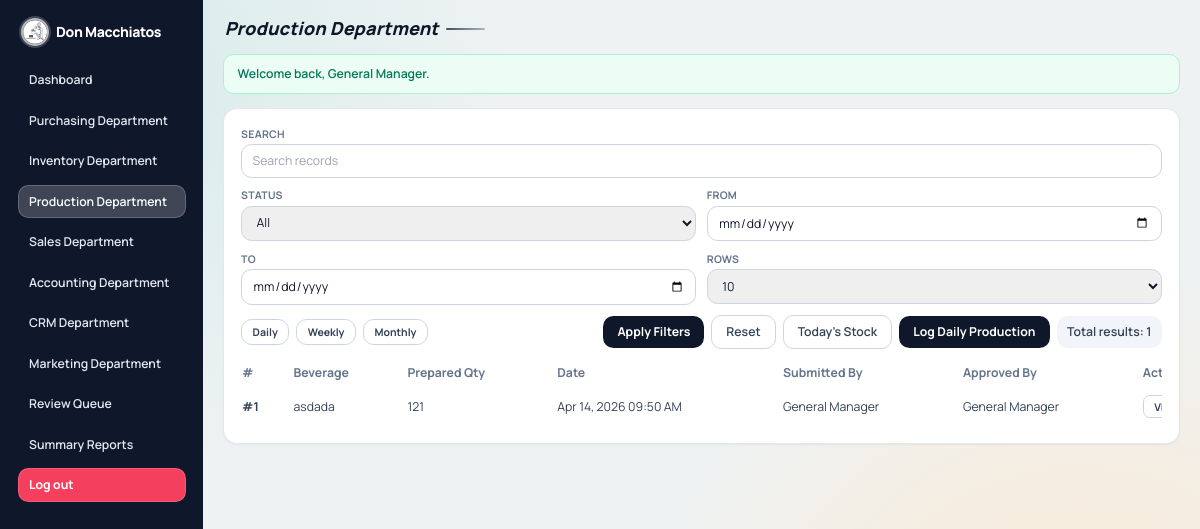
/department.php?dept=production (signed in), run on the app's committed database.
### tables this page shows
CREATE TABLE `production_logs` (
  `id` int(10) UNSIGNED NOT NULL,
  `beverage_name` varchar(120) NOT NULL,
  `quantity_prepared` int(10) UNSIGNED NOT NULL,
  `inventory_item_id` int(10) UNSIGNED DEFAULT NULL,
  `ingredient_item_ids` text DEFAULT NULL,
  `ingredient_used_qty` decimal(12,2) NOT NULL DEFAULT 0.00,
  `notes` text DEFAULT NULL,
  `status` enum('pending','approved','rejected') NOT NULL DEFAULT 'pending',
  `submitted_by` int(10) UNSIGNED DEFAULT NULL,
  `approved_by` int(10) UNSIGNED DEFAULT NULL,
  `approval_note` text DEFAULT NULL,
  `approved_at` datetime DEFAULT NULL,
  `created_at` datetime NOT NULL DEFAULT current_timestamp(),
  `updated_at` datetime NOT NULL DEFAULT current_timestamp() ON UPDATE current_timestamp()
);

CREATE TABLE `users` (
  `id` int(10) UNSIGNED NOT NULL,
  `full_name` varchar(120) NOT NULL,
  `username` varchar(60) NOT NULL,
  `password_hash` varchar(255) NOT NULL,
  `role` enum('general_manager','department_head') NOT NULL,
  `department` enum('purchasing','inventory','production','sales','accounting','crm','marketing') DEFAULT NULL,
  `created_at` datetime NOT NULL DEFAULT current_timestamp(),
  `updated_at` datetime NOT NULL DEFAULT current_timestamp() ON UPDATE current_timestamp()
);

### includes/functions.php (called while the page is built, shortened)
<?php
function e($value): string
{
    return htmlspecialchars((string) $value, ENT_QUOTES, 'UTF-8');
}
function department_configs(): array
{
    global $DEPARTMENT_CONFIG;
    return $DEPARTMENT_CONFIG;
}
function department_config(string $departmentKey): ?array
{
    $configs = department_configs();
    return $configs[$departmentKey] ?? null;
}
function fetch_active_beverage_recipes(PDO $pdo): array
{
    $rows = $pdo->query("SELECT
            br.beverage_name,
            bri.required_qty,
            i.item_name,
            i.unit
        FROM beverage_recipes br
        LEFT JOIN beverage_recipe_items bri ON bri.recipe_id = br.id
        LEFT JOIN inventory_items i ON i.id = bri.inventory_item_id
        WHERE br.status = 'active'
        ORDER BY br.beverage_name ASC, i.item_name ASC")
        ->fetchAll();
    $recipes = [];
    foreach ($rows as $row) {
        $recipeName = (string) ($row['beverage_name'] ?? '');
        if (!isset($recipes[$recipeName])) {
            $recipes[$recipeName] = [
                'beverage_name' => $recipeName,
                'ingredients' => [],
            ];
        }
        $itemName = trim((string) ($row['item_name'] ?? ''));
        $ingredientLabel = $itemName;
        $recipes[$recipeName]['ingredients'][] = $ingredientLabel;
    }
    $results = [];
    foreach ($recipes as $recipe) {
        $ingredients = $recipe['ingredients'];
        $recipe['ingredients_label'] = $ingredients !== []
            ? 'Ingredients: ' . implode(', ', $ingredients)
            : 'Ingredients: Not set';
        unset($recipe['ingredients']);
        $results[] = $recipe;
    }
    return $results;
}
function format_table_value(string $column, $value): string
{
    if (in_array($column, ['created_at', 'updated_at', 'approved_at', 'last_purchase_at', 'paid_at'], true)) {
        $timestamp = strtotime((string) $value);
        return $timestamp ? date('M d, Y h:i A', $timestamp) : (string) $value;
    }
    return (string) $value;
}
function query_with(array $base, array $changes = [], array $remove = []): string
{
    $query = $base;
    foreach ($changes as $key => $value) {
        $query[$key] = $value;
    }
    foreach ($remove as $key) {
        unset($query[$key]);
    }
    return http_build_query($query);
}

### department.php (the view, shortened to what this page needs)
<?php
$department = $_GET['dept'] ?? '';
$config = department_config($department);
$pdo = db();
$table = $config['table'];
$search = trim((string) ($_GET['q'] ?? ''));
$statusFilter = (string) ($_GET['status'] ?? 'all');
$dateFrom = (string) ($_GET['from'] ?? '');
$dateTo = (string) ($_GET['to'] ?? '');
$rangeFilter = (string) ($_GET['range'] ?? 'all');
$page = max(1, (int) ($_GET['page'] ?? 1));
$perPage = (int) ($_GET['per_page'] ?? 10);
$allowedPerPage = [10, 25, 50, 100];
$statusOptions = ['all', 'pending', 'approved', 'rejected'];
if (!preg_match('/^\d{4}-\d{2}-\d{2}$/', $dateFrom)) {
    $dateFrom = '';
}
if (!preg_match('/^\d{4}-\d{2}-\d{2}$/', $dateTo)) {
    $dateTo = '';
}
$isInventoryDepartment = $department === 'inventory';
$isAccountingDepartment = $department === 'accounting';
$isCrmDepartment = $department === 'crm';
$showCreateModal = !$isInventoryDepartment && !$isAccountingDepartment && !$isCrmDepartment;
$showApplyResetButtons = !$isAccountingDepartment && !$isCrmDepartment;
$where = [];
$params = [];
$whereSql = $where ? ('WHERE ' . implode(' AND ', $where)) : '';
$countStmt = $pdo->prepare("SELECT COUNT(*)
    FROM {$table} t
    LEFT JOIN users su ON su.id = t.submitted_by
    LEFT JOIN users au ON au.id = t.approved_by
    {$whereSql}");
$countStmt->execute($params);
$totalRows = (int) $countStmt->fetchColumn();
$offset = ($page - 1) * $perPage;
$stmt = $pdo->prepare("SELECT t.*, su.full_name AS submitted_name, au.full_name AS approved_name
    FROM {$table} t
    LEFT JOIN users su ON su.id = t.submitted_by
    LEFT JOIN users au ON au.id = t.approved_by
    {$whereSql}
    ORDER BY t.id DESC
    LIMIT {$perPage} OFFSET {$offset}");
$stmt->execute($params);
$rows = $stmt->fetchAll();
$inventoryMap = [];
$ingredientSelectionMap = [];
$createButtonLabel = (string) ($config['create_button_label'] ?? 'Create Record');
if (in_array($department, ['purchasing', 'production', 'sales'], true)) {
    $allInventoryItems = $pdo->query('SELECT id, item_name, stock_qty, unit, per_cup_qty, per_straw_qty, status FROM inventory_items ORDER BY item_name ASC')->fetchAll();
    foreach ($allInventoryItems as $item) {
        $itemId = (int) ($item['id'] ?? 0);
        $itemName = (string) ($item['item_name'] ?? '-');
        $stockQty = number_format((float) ($item['stock_qty'] ?? 0), 2);
        $unit = (string) ($item['unit'] ?? '');
        $perCupQty = number_format((float) ($item['per_cup_qty'] ?? 0), 2);
        $perStrawQty = number_format((float) ($item['per_straw_qty'] ?? 0), 2);
        $baseLabel = $itemName . ' (' . $stockQty . ' ' . $unit . ')';
        $inventoryMap[$itemId] = $baseLabel;
        $ingredientSelectionMap[$itemId] = $baseLabel . ' | Cup: ' . $perCupQty . ' | Straw: ' . $perStrawQty;
    }
}
if (in_array($department, ['production', 'sales'], true)) {
    $recipeOptions = fetch_active_beverage_recipes($pdo);
}
$formatIngredientSelection = static function ($value, ?array $record = null) use ($ingredientSelectionMap): string {
    $ids = normalize_inventory_item_ids($value);
    if ($ids === [] && $record !== null) {
        $ids = inventory_item_ids_from_record($record);
    }
    return format_inventory_item_selection($ids, $ingredientSelectionMap);
};
require_once __DIR__ . '/includes/layout_top.php';
?>
<section class="rounded-2xl border border-slate-200 bg-white p-5 shadow-sm">
    <form method="get" class="grid gap-3 md:grid-cols-2 xl:grid-cols-6">
        <div class="md:col-span-2 xl:col-span-2">
            <label class="block text-xs font-bold uppercase tracking-wide text-slate-500">Search</label>
            <input type="text" name="q" value="<?= e($search) ?>" placeholder="Search records" class="mt-1 w-full rounded-xl border border-slate-300 px-3 py-2 text-sm focus:border-brand-500 focus:outline-none focus:ring-2 focus:ring-brand-100" <?= $isAccountingDepartment ? 'disabled' : '' ?>>
        </div>
        <?php if (!$isAccountingDepartment): ?>
        <div>
            <label class="block text-xs font-bold uppercase tracking-wide text-slate-500">Status</label>
            <select name="status" class="mt-1 w-full rounded-xl border border-slate-300 px-3 py-2 text-sm focus:border-brand-500 focus:outline-none focus:ring-2 focus:ring-brand-100">
                <?php foreach ($statusOptions as $option): ?>
                    <option value="<?= e($option) ?>" <?= $statusFilter === $option ? 'selected' : '' ?>><?= e(ucfirst($option)) ?></option>
                <?php endforeach; ?>
            </select>
        </div>
        <div>
            <label class="block text-xs font-bold uppercase tracking-wide text-slate-500">From</label>
            <input type="date" name="from" value="<?= e($dateFrom) ?>" class="mt-1 w-full rounded-xl border border-slate-300 px-3 py-2 text-sm focus:border-brand-500 focus:outline-none focus:ring-2 focus:ring-brand-100">
        </div>
        <div>
            <label class="block text-xs font-bold uppercase tracking-wide text-slate-500">To</label>
            <input type="date" name="to" value="<?= e($dateTo) ?>" class="mt-1 w-full rounded-xl border border-slate-300 px-3 py-2 text-sm focus:border-brand-500 focus:outline-none focus:ring-2 focus:ring-brand-100">
        </div>
        <div>
            <label class="block text-xs font-bold uppercase tracking-wide text-slate-500">Rows</label>
            <select name="per_page" class="mt-1 w-full rounded-xl border border-slate-300 px-3 py-2 text-sm focus:border-brand-500 focus:outline-none focus:ring-2 focus:ring-brand-100">
                <?php foreach ($allowedPerPage as $size): ?>
                    <option value="<?= e((string) $size) ?>" <?= $perPage === $size ? 'selected' : '' ?>><?= e((string) $size) ?></option>
                <?php endforeach; ?>
            </select>
        </div>
        <?php endif; ?>
        <div class="md:col-span-2 xl:col-span-6 flex flex-wrap items-center gap-2">
            <div class="flex flex-wrap items-center gap-2">
                <?php foreach (['daily' => 'Daily', 'weekly' => 'Weekly', 'monthly' => 'Monthly'] as $rangeKey => $rangeLabel): ?>
                    <a href="department.php?<?= e(query_with($_GET, ['dept' => $department, 'range' => $rangeKey, 'page' => 1], ['from', 'to'])) ?>" class="rounded-xl px-3 py-1.5 text-xs font-bold <?= $rangeFilter === $rangeKey ? 'bg-slate-900 text-white' : 'border border-slate-300 bg-white text-slate-700 hover:bg-slate-50' ?>"><?= e($rangeLabel) ?></a>
                <?php endforeach; ?>
            </div>
            <div class="ml-auto flex flex-wrap items-center justify-end gap-2">
                <?php if ($showApplyResetButtons): ?>
                    <button type="submit" class="rounded-xl bg-slate-900 px-4 py-2 text-sm font-bold text-white hover:bg-slate-800">Apply Filters</button>
                    <a href="department.php?dept=<?= e($department) ?>" class="rounded-xl border border-slate-300 bg-white px-4 py-2 text-sm font-semibold text-slate-700 hover:bg-slate-50">Reset</a>
                    <?php if ($department === 'production'): ?>
                        <button type="button" onclick="openModal('modal-production-stock')" class="rounded-xl border border-slate-300 bg-white px-4 py-2 text-sm font-semibold text-slate-700 hover:bg-slate-50">Today's Stock</button>
                    <?php endif; ?>
                <?php endif; ?>
                <?php if ($showCreateModal): ?>
                    <button type="button" onclick="openModal('modal-create')" class="rounded-xl bg-slate-900 px-4 py-2 text-sm font-bold text-white hover:bg-slate-800"><?= e($createButtonLabel) ?></button>
                <?php endif; ?>
                <p class="rounded-xl bg-slate-100 px-3 py-2 text-sm font-semibold text-slate-700">Total results: <?= e((string) $totalRows) ?></p>
            </div>
        </div>
    </form>
    <?php if (!$isAccountingDepartment): ?>
    <div class="table-scroll mt-4">
        <table class="stack-table w-full min-w-[980px] text-sm">
            <thead>
            <tr class="text-left text-slate-500">
                <th class="pb-2 pr-4" data-priority="high">#</th>
                <?php foreach ($config['list_columns'] as $label => $column): ?>
                    <th class="pb-2 pr-4" data-priority="medium"><?= e($label) ?></th>
                <?php endforeach; ?>
                <th class="pb-2 pr-4" data-priority="low">Submitted By</th>
                <th class="pb-2 pr-4" data-priority="low">Approved By</th>
                <th class="pb-2" data-priority="high">Actions</th>
            </tr>
            </thead>
            <tbody class="text-slate-700">
            <?php if ($rows): ?>
                <?php foreach ($rows as $row): ?>
                    <?php
                    $rowId = (int) $row['id'];
                    ?>
                    <tr class="border-t border-slate-100">
                        <td class="py-2 pr-4 font-bold">#<?= e((string) $rowId) ?></td>
                        <?php foreach ($config['list_columns'] as $column): ?>
                            <td class="py-2 pr-4">
                                <?php if ($column === 'status'): ?>
                                    <span class="rounded-full px-2 py-1 text-xs font-bold <?= e(status_badge_class((string) $row[$column])) ?>"><?= e(strtoupper((string) $row[$column])) ?></span>
                                <?php elseif ($column === 'inventory_item_id'): ?>
                                    <?= e($inventoryMap[(int) ($row[$column] ?? 0)] ?? '-') ?>
                                <?php elseif ($column === 'ingredient_item_ids'): ?>
                                    <?= e($formatIngredientSelection($row[$column] ?? null, $row)) ?>
                                <?php else: ?>
                                    <?= e(format_table_value($column, $row[$column] ?? null)) ?>
                                <?php endif; ?>
                            </td>
                        <?php endforeach; ?>
                        <td class="py-2 pr-4"><?= e($row['submitted_name'] ?? '-') ?></td>
                        <td class="py-2 pr-4"><?= e($row['approved_name'] ?? '-') ?></td>
                        <td class="py-2">
                            <div class="flex flex-wrap gap-2">
                                <button type="button" onclick="openModal('view-<?= e($department) ?>-<?= e((string) $rowId) ?>')" class="rounded-lg border border-slate-300 bg-white px-3 py-1 text-xs font-bold text-slate-700 hover:bg-slate-50">View</button>
                            </div>
                        </td>
                    </tr>
                <?php endforeach; ?>
            <?php else: ?>
                <tr>
                    <td colspan="100%" class="py-4 text-center text-slate-500">No records yet for this department.</td>
                </tr>
            <?php endif; ?>
            </tbody>
        </table>
    </div>
    <?php endif; ?>
</section>
<?php require_once __DIR__ . '/includes/layout_bottom.php'; ?>

### includes/layout_top.php (style rules this page uses)
:root { --canvas: #eef2f2; --text-main: #0f172a; --app-sidebar-md: 13.5rem; --app-sidebar-lg: 14.5rem; --app-content-x: 0.75rem; --app-content-y: 0.75rem; --app-card-pad: 1rem; --app-title-size: 1.35rem; --app-title-line: 1.25; --mobile-topbar-x: 0.75rem; --mobile-topbar-y: 0.75rem; --mobile-chip-font: 0.72rem; --mobile-chip-pad-x: 0.75rem; --mobile-chip-pad-y: 0.25rem; --table-scroll-edge: -0.25rem; --table-scroll-pad: 0.25rem; --stack-row-gap: 0.75rem; --stack-card-pad-y: 0.25rem; --stack-card-pad-x: 0.75rem; --stack-cell-font: 0.83rem; --stack-label-font: 0.64rem; }
*, *::before, *::after { box-sizing: border-box; }
html { font-size: 14px; }
body { font-family: 'Manrope', sans-serif; background: radial-gradient(circle at 10% 10%, #d8eceb 0%, transparent 30%), radial-gradient(circle at 90% 90%, #fde8cf 0%, transparent 35%), var(--canvas); color: var(--text-main); margin: 0; min-width: 320px; overflow-x: hidden; }
.table-scroll { overflow-x: auto; -webkit-overflow-scrolling: touch; scrollbar-width: thin; }
.table-scroll table { border-collapse: separate; border-spacing: 0; }
@media (min-width: 1024px) and (max-width: 1279px) { :root { --app-content-x: 1.4rem; --app-content-y: 1.2rem; --app-card-pad: 1.22rem; --app-title-size: 1.72rem; } }

### data on the page
production_logs: id "1", beverage_name "asdada", quantity_prepared "121", created_at "Apr 14, 2026 09:50 AM", approved_by.full_name "General Manager"

### other printed values
APP_NAME "Don Macchiatos"
$departmentName "Purchasing Department"
$departmentName "Inventory Department"
$departmentName "Production Department"
$departmentName "Sales Department"
$departmentName "Accounting Department"
$departmentName "CRM Department"
$departmentName "Marketing Department"
$pageTitle "Production Department"
$flash['message'] "Welcome back, General Manager."
$rangeLabel "Daily"
$rangeLabel "Weekly"
$rangeLabel "Monthly"
$createButtonLabel "Log Daily Production"
$totalRows "1"
